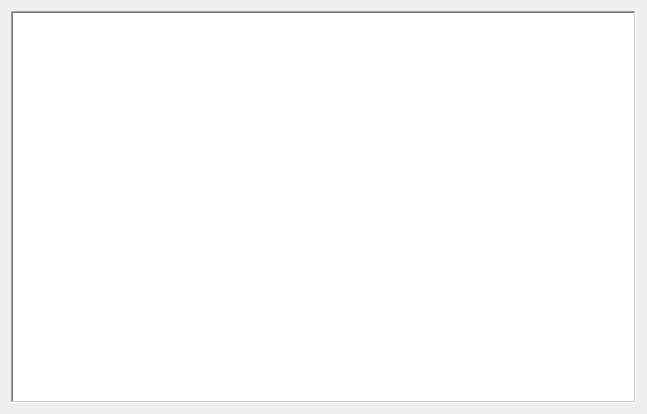
<?xml version="1.0" encoding="UTF-8"?>
<ui version="4.0">
 <class>csvUp</class>
 <widget class="QDialog" name="csvUp">
  <property name="geometry">
   <rect>
    <x>0</x>
    <y>0</y>
    <width>647</width>
    <height>414</height>
   </rect>
  </property>
  <property name="windowTitle">
   <string>csvUp</string>
  </property>
  <layout class="QGridLayout" name="gridLayout">
   <item row="0" column="0">
    <widget class="QTextBrowser" name="textBrowser">
     <property name="frameShape">
      <enum>QFrame::WinPanel</enum>
     </property>
    </widget>
   </item>
  </layout>
 </widget>
 <layoutdefault spacing="6" margin="11"/>
 <resources/>
 <connections/>
</ui>
